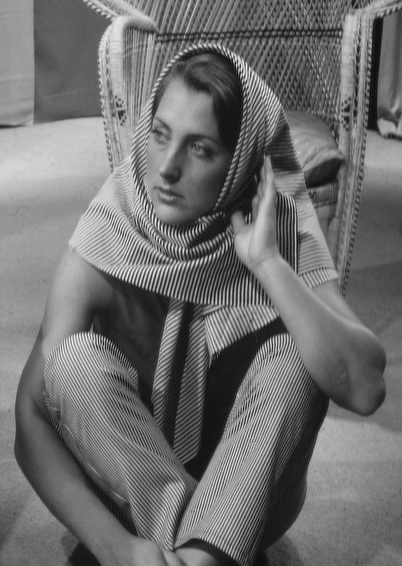
#> input picture Image-Process/image_data/DIP3E_Original_Images_CH04/Fig0417(a)(barbara).tif, 402 x 566 px, found by its file name
$ jupyter execute --allow-errors '频率域滤波.ipynb'   (shell and % lines are left out)
#> lines starting #> are read from the running program, lines starting #| are printed output that depends on the picture; after the words box and inside, x2 and y2 are one past the last pixel; in counts of white or black regions, pixels touching at a corner belong together
[cell 1]
import cv2
import numpy as np
from PIL import Image
import matplotlib.pyplot as plt
import os
import seaborn as sns
sns.set_style("white")

[cell 2]
image_base_path = "../image_data/DIP3E_Original_Images_CH04/"

## 图像重取样

[cell 3]
image = Image.open(os.path.join(image_base_path,"Fig0417(a)(barbara).tif"))
#> image is the input picture: PIL image 402x566 L; min 4, max 247, mean 111.5
#| 原图像Shape:(566, 402)
image = np.asarray(image)
image = image.astype("uint8")
plt.imshow(image,cmap="gray")

### 混淆

[cell 4]
tmp_image = list()

def resize_half(image):
    """图像缩放为以前的二分之一
    """
    tmp_image = list()

    for i_row in range(image.shape[0]):
        tmp_row = list()
        if i_row % 2 == 0:
            continue
        for j_col in range(image.shape[1]):
            if j_col % 2 == 0:
                continue
            tmp_row.append(image[i_row][j_col])
        tmp_image.append(tmp_row)
#> after the loop, tmp_image = 283 items

    tmp_image = np.asarray(tmp_image)
    return tmp_image

[cell 5]
print("原图像Shape:{}".format(image.shape))
image2 = resize_half(image)
print("压缩后的Shape：{}".format(image2.shape))
#| 压缩后的Shape：(283, 201)

[cell 6]
image3 = cv2.boxFilter(image,-1,(3,3),normalize = True)
image3 = resize_half(image3)

_,(ax1,ax2,ax3) = plt.subplots(1,3,figsize = (20,10))
ax1.imshow(image,cmap = "gray")
ax1.set_title("Source Image")
ax2.imshow(image2,cmap = "gray")
ax2.set_title("Resize Half Image")
ax3.imshow(image3,cmap = "gray")
ax3.set_title("Smooth Resize Image")

plt.show()
# plt.imshow(tmp_image,cmap = "gray")

### 锯齿

[cell 7]
image = Image.open(os.path.join(image_base_path,"Fig0418(a)(ray_traced_bottle_original).tif"))
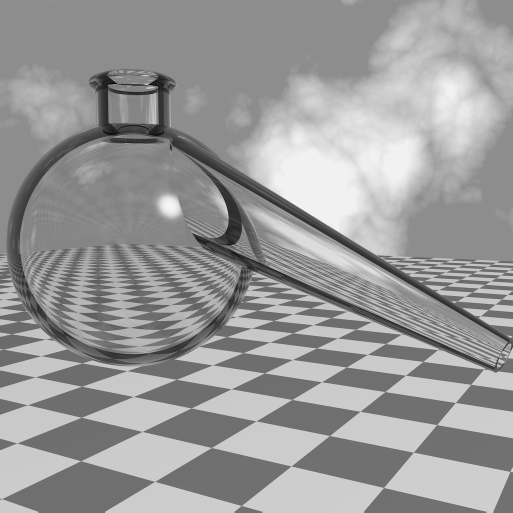
#> input picture Image-Process/image_data/DIP3E_Original_Images_CH04/Fig0418(a)(ray_traced_bottle_original).tif, 1025 x 1025 px, found by its file name (shown at 1/2 size)
#> image is the input picture: PIL image 1025x1025 L; min 0, max 248, mean 153.7
image = np.asarray(image)
image = image.astype(np.uint8)
kernel = np.array([[0, 1, 0],
                   [1, -4, 1],
                   [0, 1, 0]])
image1 = cv2.filter2D(image, -1, kernel)
_, (ax1, ax2) = plt.subplots(1, 2, figsize=(20, 10))
ax1.imshow(image, cmap="gray")
ax1.set_title("Source Image")
ax2.imshow(image1, cmap="gray")
ax2.set_title("Edge Detection")

# 傅里叶谱的性质

[cell 8]
sns.set_style("white")
image = Image.open(os.path.join(image_base_path,"Fig0424(a)(rectangle).tif"))
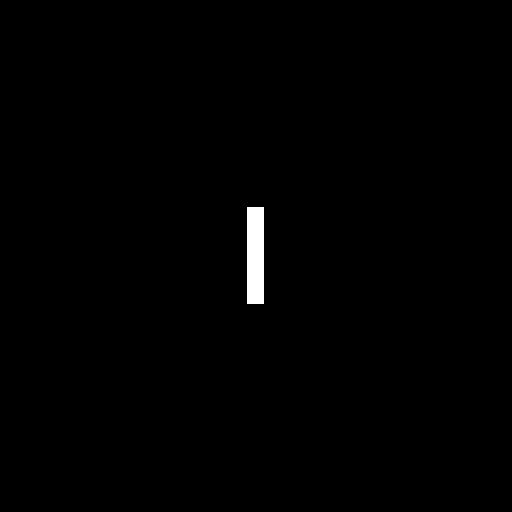
#> input picture Image-Process/image_data/DIP3E_Original_Images_CH04/Fig0424(a)(rectangle).tif, 1024 x 1024 px, found by its file name (shown at 1/2 size)
#> image is the input picture: PIL image 1024x1024 L; 0.63% white; 1 white region, box (x1, y1, x2, y2) and area: (494, 414, 528, 608) 6596
image = np.asarray(image)
plt.imshow(image)

## 原图像谱

[cell 9]
sns.set_style("white")
_,axe = plt.subplots(1,4,figsize = (15,8))

"""原图像"""
axe[0].imshow(image,cmap = "gray")

"""傅里叶谱"""
fft_image = np.fft.fft2(image)
axe[1].imshow(1 + np.log(np.abs(1 + fft_image)))

"""中心化后的傅里叶谱"""
tmp_image = np.zeros_like(image)
for i in range(image.shape[0]):
    for j in range(image.shape[1]):
        tmp_image[i][j] = image[i][j] * np.power(-1,i + j)
#> tmp_image: shape (1024, 1024)

tmp_fft_image = np.fft.fft2(tmp_image)
axe[2].imshow(np.abs(tmp_fft_image))

"""添加log"""
axe[3].imshow((1 + np.log(np.abs(tmp_fft_image)+ 1e-10)))

## 平移和旋转后的谱（TODO）

[cell 10]
translation_image = Image.open(os.path.join(image_base_path,"Fig0425(a)(translated_rectangle).tif"))
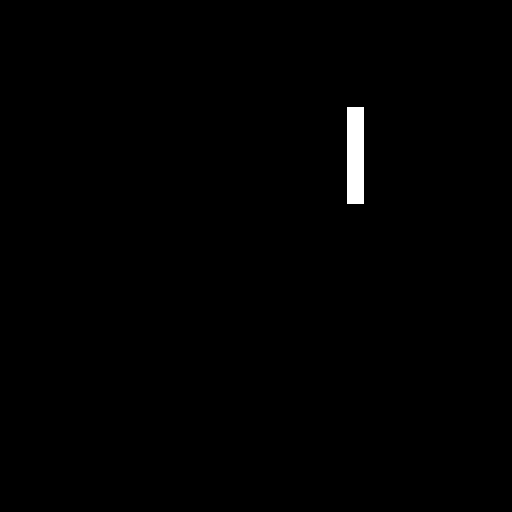
#> input picture Image-Process/image_data/DIP3E_Original_Images_CH04/Fig0425(a)(translated_rectangle).tif, 512 x 512 px, found by its file name
#> translation_image is the input picture: PIL image 512x512 L; 0.63% white; 1 white region, box (x1, y1, x2, y2) and area: (347, 107, 364, 204) 1649

image_shape = image.shape
#> image_shape = (1024, 1024)
image_shape = tuple(image_shape)

rotate_matrix = cv2.getRotationMatrix2D(image_shape,-45,1)
rotate_image = cv2.warpAffine(image,rotate_matrix,image_shape)
plt.imshow(rotate_image)

# 频率域滤波

[cell 11]
image = Image.open(os.path.join(image_base_path,"Fig0429(a)(blown_ic).tif"))
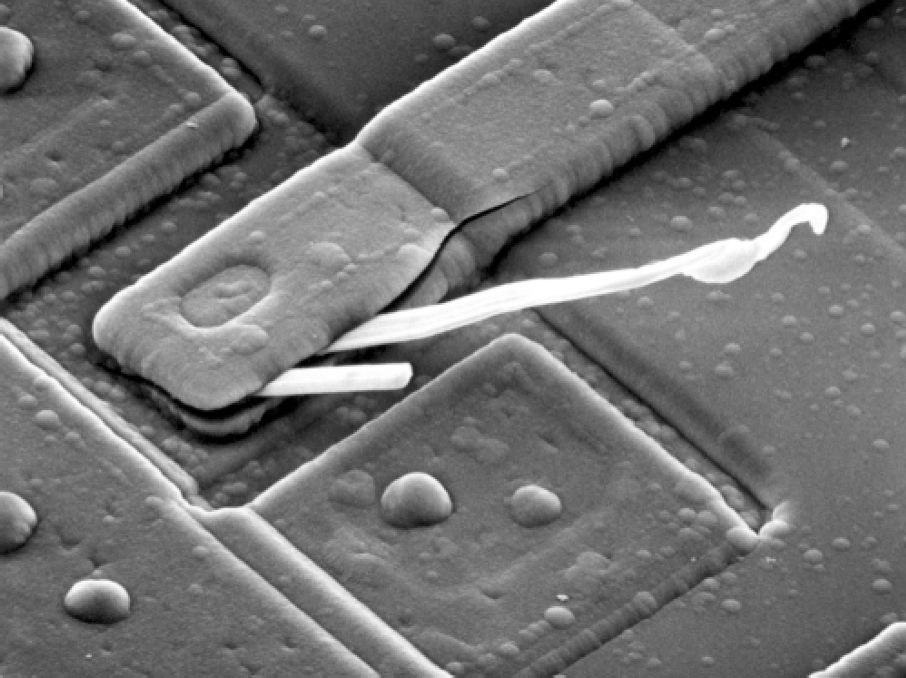
#> input picture Image-Process/image_data/DIP3E_Original_Images_CH04/Fig0429(a)(blown_ic).tif, 906 x 678 px, found by its file name
#> image is the input picture: PIL image 906x678 L; min 0, max 255, mean 112.6
image = np.asarray(image)
plt.imshow(image,cmap = "gray")

## 直流分量置0

[cell 12]
sns.set_style("white")
_,axe = plt.subplots(1,4,figsize = (20,15))

axe[0].imshow(image,cmap = "gray")
axe[0].set_title("source Image")

"""频谱图"""
w,h = image.shape
#> w = 678; h = 906

fft_image = np.fft.fft2(image)
fft_image = np.fft.fftshift(fft_image)

axe[1].imshow(np.log(1 + np.abs(fft_image)))
axe[1].set_title("Freq Image")
# axe[1].colorbar()

"""去除直流分量"""
mask = np.ones_like(fft_image,dtype=int)

scope = 10
mask[(w//2 - scope):(w//2 + scope),(h//2 -scope):(h//2 + scope)] = 0
fft_image = fft_image * mask
axe[2].imshow(np.log(1 + np.abs(fft_image)),)
axe[2].set_title("Freq Image of Remove Center")
# axe[2].colorbar()

"""还原结果图"""
r_image = np.fft.ifft2(np.fft.ifftshift(fft_image))
axe[3].imshow(r_image.real,cmap="gray")
axe[3].set_title("Result Image")
# axe[3].colorbar()

## 高斯滤波器

[cell 13]
def get_two_dim_gaussian_kernel(shape:(int,int),sigma:float) -> np.ndarray:
    """返回二维的高斯核
    """
    x = cv2.getGaussianKernel(shape[0],sigma)
    y = cv2.getGaussianKernel(shape[1],sigma)
    return np.multiply(x,np.transpose(y))

[cell 14]
from mpl_toolkits import mplot3d

ax = plt.axes(projection='3d')
gaussian_kernel = get_two_dim_gaussian_kernel(image.shape,100)
x, y = np.meshgrid(np.arange(gaussian_kernel.shape[1]), np.arange(gaussian_kernel.shape[0]))
ax.plot_surface(x, y, gaussian_kernel, cmap='viridis', edgecolor='k', linewidth=0.5)
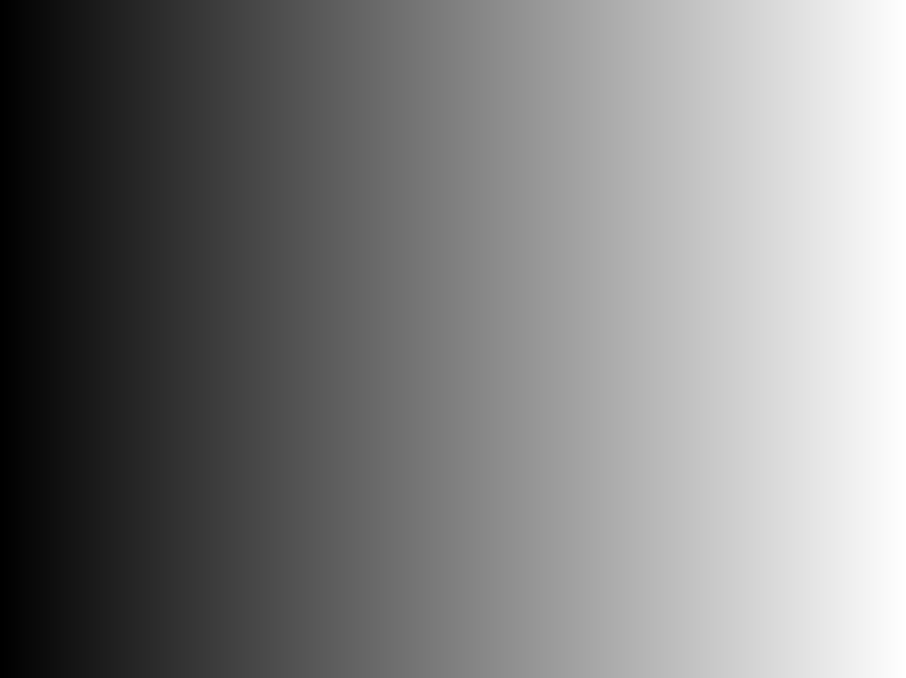
#> x: shape (678, 906) int64; min 0, max 905, mean 452.5; drawn with min black and max white

[cell 15]
w,h = image.shape
fft_image = np.fft.fft2(image)
fft_image = np.fft.fftshift(fft_image)

kernel1 = get_two_dim_gaussian_kernel(fft_image.shape, 10)
fig = plt.figure()
ax = fig.add_subplot(111, projection='3d')
x, y = np.meshgrid(np.arange(kernel1.shape[1]), np.arange(kernel1.shape[0]))
ax.plot_surface(x, y, kernel1, cmap='viridis', edgecolor='k', linewidth=0.5)
plt.show()

fft_image1 = fft_image *  ( kernel1)
fft_image1 = np.fft.ifftshift(fft_image1)
r_image1 = np.fft.ifft2(fft_image1)
plt.imshow(r_image1.real)

[cell 16]
image = Image.open(os.path.join(image_base_path,"Fig0441(a)(characters_test_pattern).tif"))
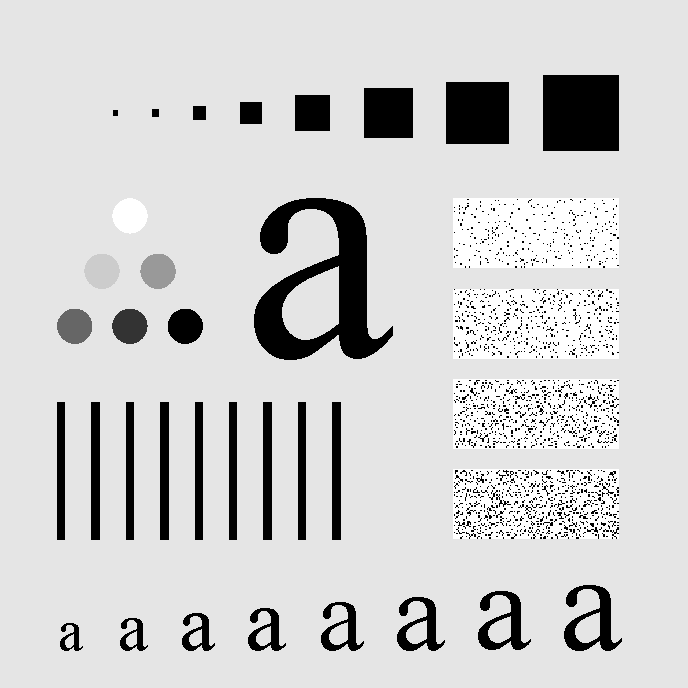
#> input picture Image-Process/image_data/DIP3E_Original_Images_CH04/Fig0441(a)(characters_test_pattern).tif, 688 x 688 px, found by its file name
#> image is the input picture: PIL image 688x688 L; min 0, max 255, mean 207.3
image = np.asarray(image)
img2 = cv2.GaussianBlur(image, (3, 3), 0)
_, (ax1, ax2) = plt.subplots(1, 2, figsize=(20, 10))
ax1.imshow(img2)
ax2.imshow(image)

#> (a cell that did not finish here is left out)

[cell 18]
import cv2
import numpy as np
import matplotlib.pyplot as plt

# 读取图像
image = cv2.imread("../image_data/DIP3E_Original_Images_CH04/Fig0417(a)(barbara).tif", cv2.IMREAD_GRAYSCALE)

# 进行二维傅里叶变换
fft_result = np.fft.fft2(image)
fft_shifted = np.fft.fftshift(fft_result)

# 计算频谱图的幅度谱
magnitude_spectrum = np.abs(fft_shifted)

# 绘制原始图像和频谱图
plt.figure(figsize=(12, 6))

plt.subplot(121)
plt.imshow(image, cmap='gray')
plt.title('Original Image')

plt.subplot(122)
plt.imshow(np.log(1 + magnitude_spectrum), cmap='gray')  # 使用对数尺度以便更清晰地观察
plt.title('Magnitude Spectrum')

plt.show()

[cell 19]
# 读取图像
image = cv2.imread("../image_data/DIP3E_Original_Images_CH04/Fig0417(a)(barbara).tif", cv2.IMREAD_GRAYSCALE)

# 进行傅里叶变换
fft_result = np.fft.fft2(image)
fft_shifted = np.fft.fftshift(fft_result)

# 计算频谱图的幅度谱
magnitude_spectrum = np.log(np.abs(fft_shifted) + 1)

# 将结果进行逆变换
ifft_result = np.fft.ifft2(fft_result)

# 获取逆变换的实部
ifft_result_real = np.real(ifft_result)

# 将实部的数值范围缩放到合适的范围
ifft_result_scaled = np.abs(ifft_result_real)
ifft_result_scaled = np.uint8(255 * ifft_result_scaled / np.max(ifft_result_scaled))

# 设置图像大小
plt.figure(figsize=(15, 5))

# 显示原始图像、傅里叶变换结果和逆变换结果
plt.subplot(131), plt.imshow(image, cmap='gray'), plt.title('Original Image')
plt.subplot(132), plt.imshow(magnitude_spectrum, cmap='gray'), plt.title('Magnitude Spectrum')
plt.subplot(133), plt.imshow(ifft_result_scaled, cmap='gray'), plt.title('Inverse FFT Result')
plt.show()

[cell 20]
# 读取图像
image = cv2.imread("../image_data/DIP3E_Original_Images_CH04/Fig0417(a)(barbara).tif", cv2.IMREAD_GRAYSCALE)

# 进行傅里叶变换
fft_result = np.fft.fft2(image)
fft_shifted = np.fft.fftshift(fft_result)

# 定义平滑滤波器（这里使用简单的均值滤波器）
smooth_filter = np.ones_like(fft_shifted) / fft_shifted.size

# 应用平滑滤波
smoothed_fft = fft_shifted * smooth_filter

# 定义锐化滤波器（这里使用拉普拉斯滤波器）
sharpening_filter = np.array([[0, -1, 0],
                              [-1, 5, -1],
                              [0, -1, 0]])

# 将傅里叶变换结果的实部转换为合适的数据类型
fft_shifted_real = np.real(fft_shifted)
fft_shifted_real = fft_shifted_real.astype(np.float32)

# 使用cv2.filter2D应用锐化滤波
sharpened_fft = cv2.filter2D(fft_shifted_real, -1, sharpening_filter)

# 计算频谱图的幅度谱
magnitude_spectrum = np.log(np.abs(fft_shifted) + 1)

# 将结果进行逆变换
smoothed_ifft = np.fft.ifft2(np.fft.ifftshift(smoothed_fft))
sharpened_ifft = np.fft.ifft2(np.fft.ifftshift(sharpened_fft))

# 获取逆变换的实部
smoothed_ifft_real = np.real(smoothed_ifft)
sharpened_ifft_real = np.real(sharpened_ifft)
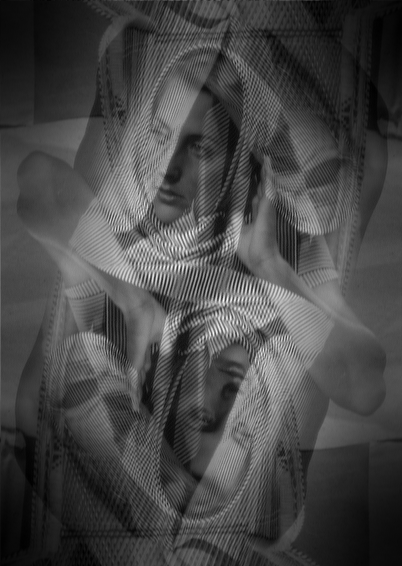
#> sharpened_ifft_real: shape (566, 402) float64; min 57.12, max 1831.6, mean 548.1; drawn with min black and max white

# 将实部的数值范围缩放到合适的范围
smoothed_ifft_scaled = np.abs(smoothed_ifft_real)
smoothed_ifft_scaled = np.uint8(255 * smoothed_ifft_scaled / np.max(smoothed_ifft_scaled))

sharpened_ifft_scaled = np.abs(sharpened_ifft_real)
sharpened_ifft_scaled = np.uint8(255 * sharpened_ifft_scaled / np.max(sharpened_ifft_scaled))

# 设置图像大小
plt.figure(figsize=(20, 10))

# 显示原始图像、傅里叶变换结果和处理后的结果
plt.subplot(231), plt.imshow(image, cmap='gray'), plt.title('Original Image')
plt.subplot(232), plt.imshow(magnitude_spectrum, cmap='gray'), plt.title('Magnitude Spectrum')
plt.subplot(233), plt.imshow(smoothed_ifft_scaled, cmap='gray'), plt.title('Smoothed Image')
plt.subplot(234), plt.imshow(image, cmap='gray'), plt.title('Original Image')
plt.subplot(235), plt.imshow(magnitude_spectrum, cmap='gray'), plt.title('Magnitude Spectrum')
plt.subplot(236), plt.imshow(sharpened_ifft_scaled, cmap='gray'), plt.title('Sharpened Image')

plt.show()

[cell 21]
# 读取图像
image = cv2.imread("../image_data/DIP3E_Original_Images_CH04/Fig0417(a)(barbara).tif", cv2.IMREAD_GRAYSCALE)

# 进行二维傅里叶变换
fft_result = np.fft.fft2(image)
fft_shifted = np.fft.fftshift(fft_result)

# 计算频谱图的幅度谱
magnitude_spectrum = np.log(np.abs(fft_shifted) + 1)

# 定义平滑滤波核
smoothing_filter = np.ones_like(fft_shifted) / np.prod(fft_shifted.shape)

# 应用平滑滤波
smoothed_fft = fft_shifted * smoothing_filter

# 定义锐化滤波核
sharpening_filter = np.array([[0, -1, 0],
                               [-1, 5, -1],
                               [0, -1, 0]])

# 使用cv2.filter2D应用锐化滤波
#> (the rest of this cell did not finish here and is left out)

[cell 22]
# 读取图像
image = cv2.imread("../image_data/DIP3E_Original_Images_CH04/Fig0417(a)(barbara).tif", cv2.IMREAD_GRAYSCALE)

# 进行二维傅里叶变换
fft_result = np.fft.fft2(image)
fft_shifted = np.fft.fftshift(fft_result)

# 计算频谱图的幅度谱
magnitude_spectrum = np.log(np.abs(fft_shifted) + 1)

# 定义平滑滤波核
smoothing_filter = np.ones_like(fft_shifted) / np.prod(fft_shifted.shape)

# 应用平滑滤波
smoothed_fft = fft_shifted * smoothing_filter

# 将傅里叶变换的结果取实部，丢弃虚部
fft_shifted_real = np.real(fft_shifted)

# 定义锐化滤波核
sharpening_filter = np.array([[0, -1, 0],
                               [-1, 5, -1],
                               [0, -1, 0]])

# 使用cv2.filter2D应用锐化滤波
sharpened_fft_real = cv2.filter2D(fft_shifted_real, -1, sharpening_filter)

# 可视化频谱图
plt.figure(figsize=(12, 6))

# 原始频谱图
plt.subplot(131)
plt.imshow(magnitude_spectrum, cmap='gray')
plt.title('Original Spectrum')
plt.colorbar()

# 平滑滤波后的频谱图
smoothed_spectrum = np.log(np.abs(smoothed_fft) + 1)
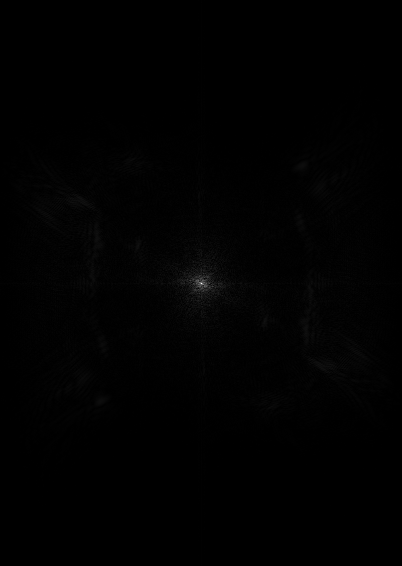
#> smoothed_spectrum: shape (566, 402) float64; min 1.25e-05, max 4.72, mean 0.0286; drawn with min black and max white
plt.subplot(132)
plt.imshow(smoothed_spectrum, cmap='gray')
plt.title('Smoothed Spectrum')
plt.colorbar()

# 锐化滤波后的频谱图
sharpened_spectrum = np.log(np.abs(sharpened_fft_real) + 1)
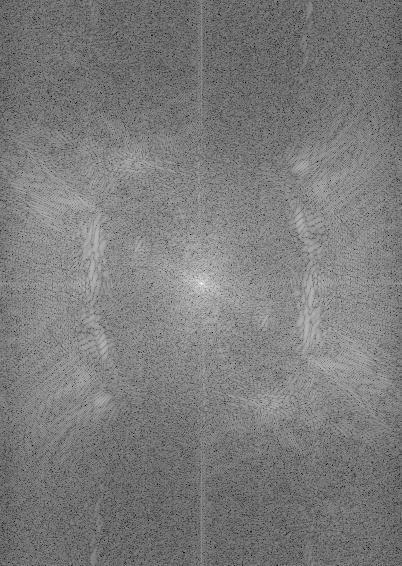
#> sharpened_spectrum: shape (566, 402) float64; min 0.00117, max 18.64, mean 9.06; drawn with min black and max white
plt.subplot(133)
plt.imshow(sharpened_spectrum, cmap='gray')
plt.title('Sharpened Spectrum')
plt.colorbar()

plt.tight_layout()
plt.show()
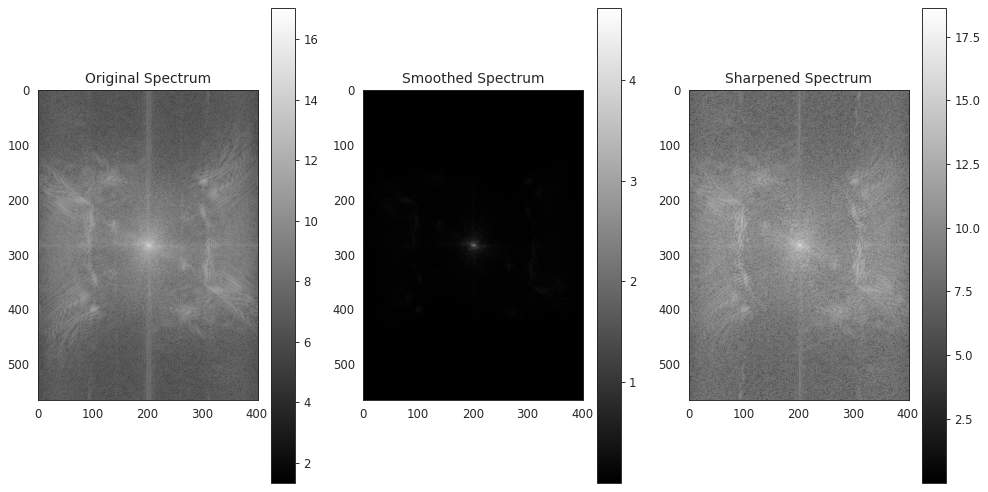
#> figure drawn by matplotlib, 6 panels
